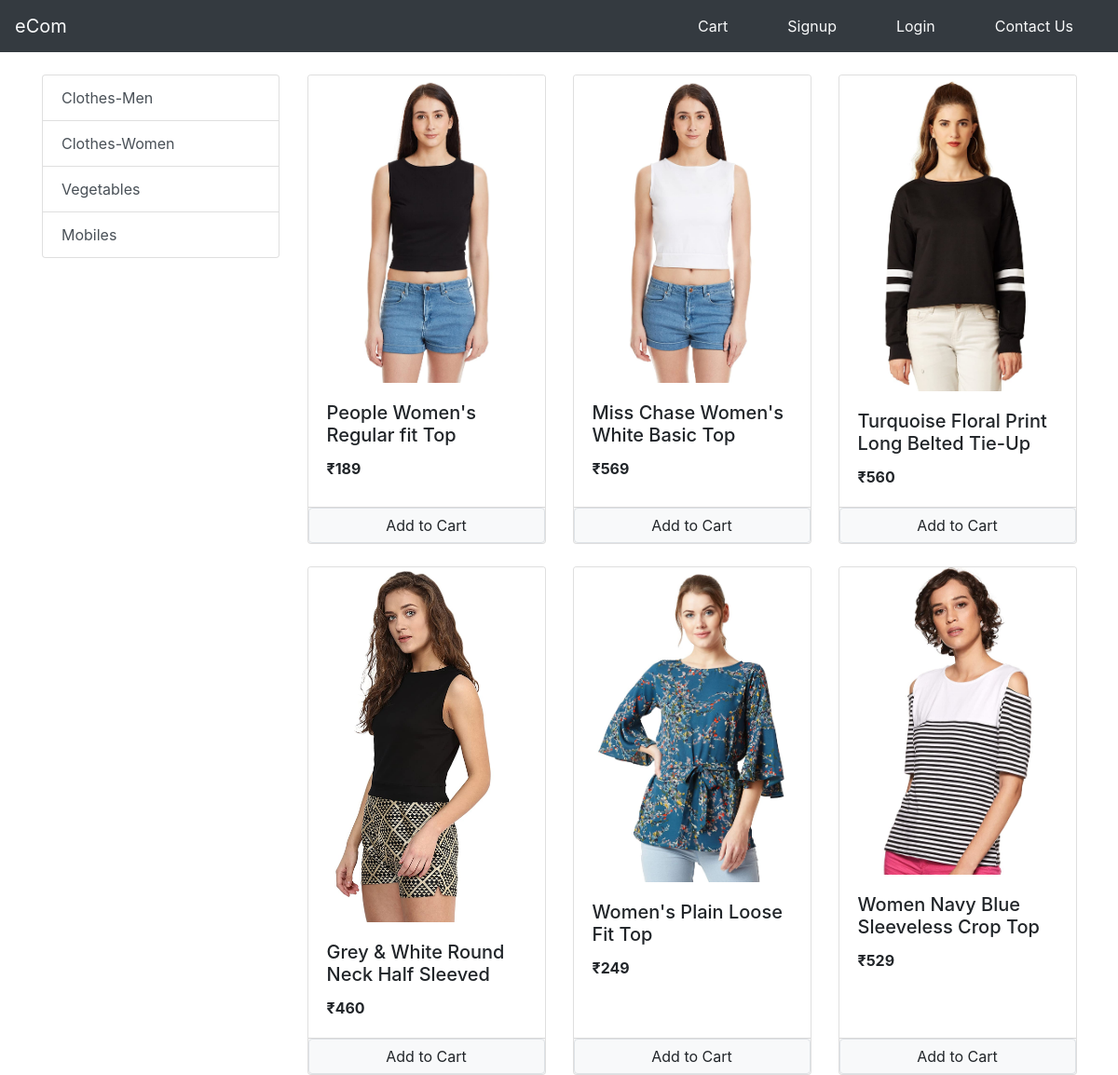
/?category=7, run on the app's committed database.
### store/models/category.py (models this page shows, shortened)
class Category(models.Model):
    name=models.CharField(max_length=200)
    @staticmethod
    def get_all_categories():
        return Category.objects.all()

### store/models/product.py (models this page shows, shortened)
class Product(models.Model):
    category= models.ForeignKey(Category,on_delete=models.CASCADE,default=1)
    name = models.CharField(max_length=50)
    price = models.IntegerField(default=0)
    discription =  models.CharField(max_length=200,default="")
    image=models.ImageField(upload_to='uploads/products/')
    @staticmethod
    def get_products_by_id(category_id):
        if category_id:
            return Product.objects.filter(category=category_id)
        else:
            return Product.get_all_products()

### store/views/index.py (the view, shortened to what this page needs)
# urls.py: path('',index.Index.as_view(),name='index'),
class Index(View):
    def get(self,request):
        products=None
        categories=Category.get_all_categories()
        category_id=request.GET.get('category')
        if(category_id):
            products=Product.get_products_by_id(category_id)
        else:
            products=Product.get_all_products()
        return render(request,'index.html',{'products':products,'categories':categories})

### templates/index.html (shortened to what this page needs)
{% extends 'store/base.html' %}
{% block body_block %}
{% load cart %}
  <div class="row ">
    <div class="col-lg-3 ">
      <div class="list-group mt-4 ">
        {% for category in categories %}
        <a href="/?category={{category.id}}" class="list-group-item list-group-item-action">{{category.name}}</a>
        {% endfor %}
      </div>
    </div>
    <div class="col-lg-9">
      <div class="row">
        {% for product in products %}
        <div class="card mx-auto mt-4" style="width: 16rem;" id="{{product.id}}">
          <img class="card-img-top" src="{{product.image.url}}" alt="Card image cap">
          <div class="card-body">
            <h5 class="card-title">{{product.name}}</h5>
            <p class="card-text"><b>₹{{product.price}}</b></p>
          </div>
          <div class="card-footer p-0  ">
            {% if product|is_in_cart:request.session.cart  %}
            <div class="row no-gutters">
              <form action="/#{{product.id}}" method="post" class="col-2">
                {% csrf_token %}
                <input hidden type="text" value="{{product.id}}" name="product">
                <input hidden type="text" value="True" name="remove">
                <input type="submit" value="-" class="btn btn-secondary btn-block">
              </form>
              <div class="col text-center mt-2 ">{{product|cart_quantity:request.session.cart}} in cart</div>
              <form action="/#{{product.id}}" method="post" class="col-2">
                {% csrf_token %}
                <input hidden type="text" value="{{product.id}}" name="product">
                <input type="submit" value="+" class="btn btn-secondary btn-block">
              </form>
            </div>
            {% else %}
            <form method="POST" class="btn-block p-0" action="/#{{product.id}}">
              <input type="submit" class="btn btn-light mx-auto border btn-block" value="Add to Cart">
            </form>
            {% endif %}
          </div>
        </div>
        {% endfor %}
      </div>
    </div>
  </div>
</div>
{% endblock %}

### data on the page
Category: name "Clothes-Men"
Category: name "Clothes-Women"
Category: name "Vegetables"
Category: name "Mobiles"
Product: image (picture), name "People Women's Regular fit Top", price "189"
Product: image (picture), name "Miss Chase Women's White Basic Top", price "569"
Product: image (picture), name "Turquoise Floral Print Long Belted Tie-Up", price "560"
Product: image (picture), name "Grey & White Round Neck Half Sleeved", price "460"
Product: image (picture), name "Women's Plain Loose Fit Top", price "249"
Product: image (picture), name "Women Navy Blue Sleeveless Crop Top", price "529"
